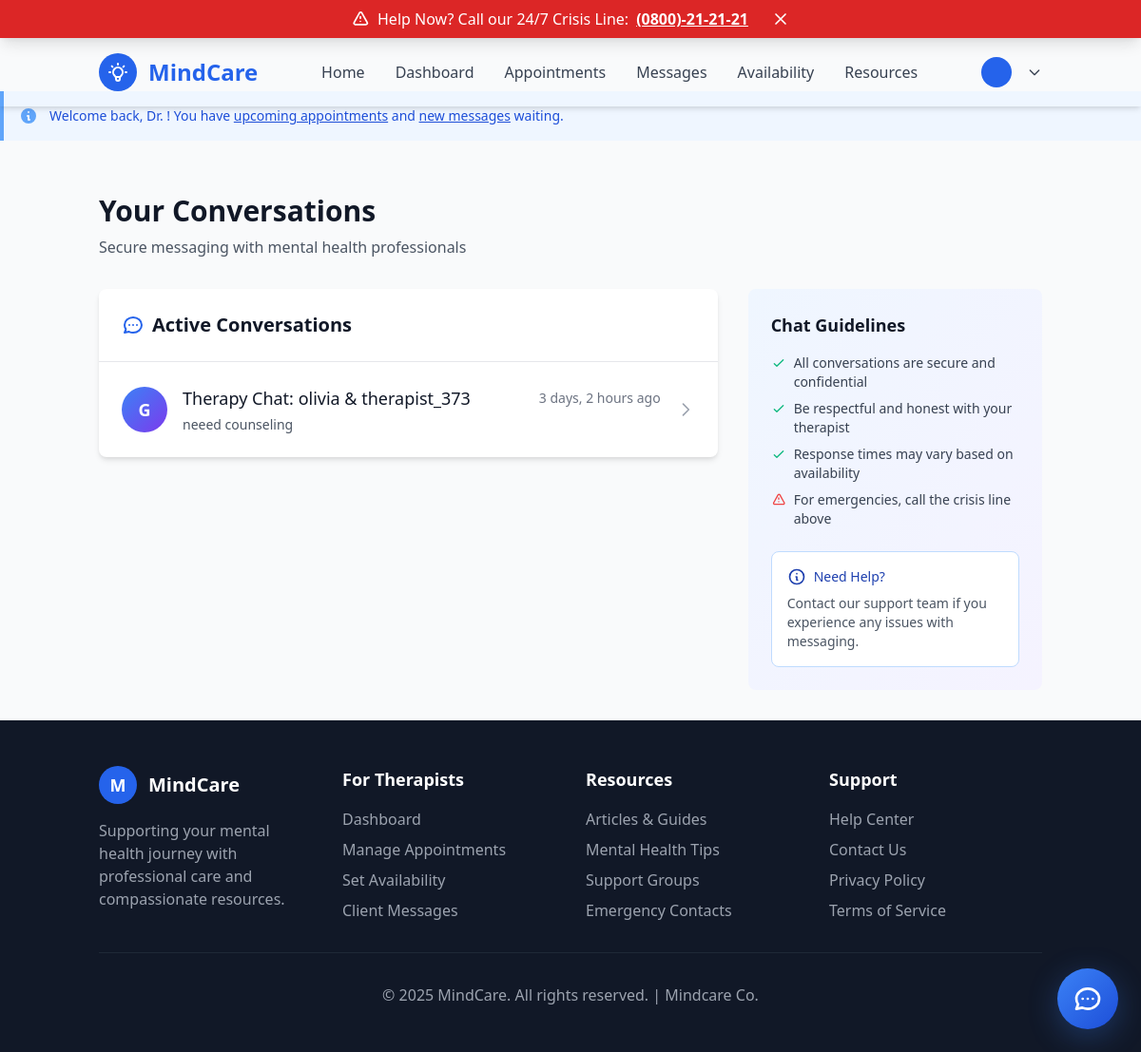
The page /messaging/ (signed in) on the database as committed earlier.
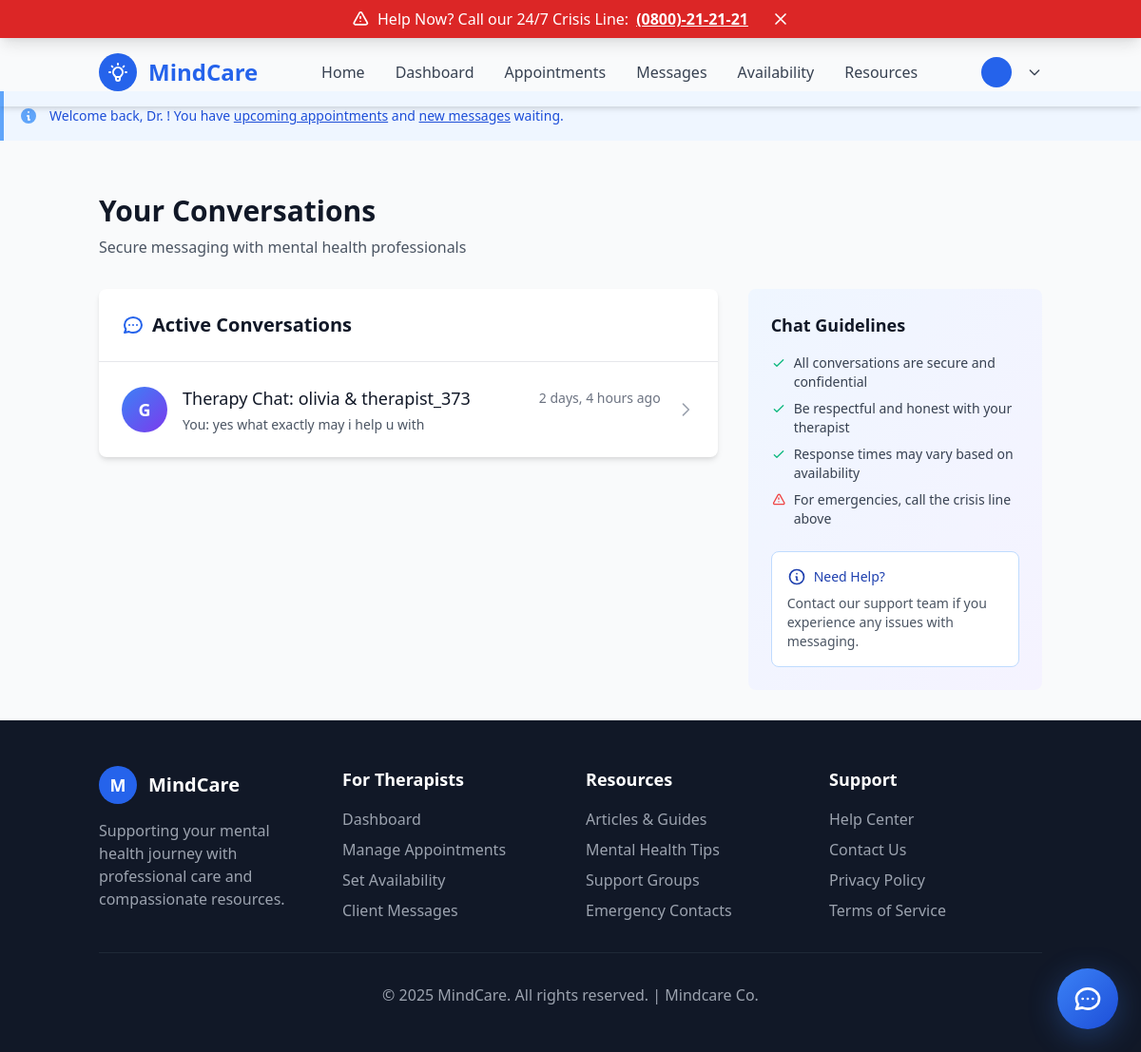
The same page on the database as committed later.
### messaging/models.py (models this page shows, shortened)
class ChatRoom(models.Model):
    ROOM_TYPES = [
        ('therapy', 'Therapy Session'),
        ('community', 'Community Chat'),
        ('group', 'Group Session'),
    ]
    id = models.UUIDField(primary_key=True, default=uuid.uuid4, editable=False)
    name = models.CharField(max_length=200, blank=True)
    room_type = models.CharField(max_length=20, choices=ROOM_TYPES, default='therapy')
    participants = models.ManyToManyField(User, related_name='chat_rooms', blank=True)
    is_active = models.BooleanField(default=True)
    created_at = models.DateTimeField(auto_now_add=True)
    updated_at = models.DateTimeField(auto_now=True)
    appointment = models.ForeignKey(
        'appointments.Appointment',
        on_delete=models.SET_NULL,
        null=True,
        blank=True,
        related_name='chat_room'
    )
    class Meta:
        ordering = ['-updated_at']

class Message(models.Model):
    MESSAGE_TYPES = [
        ('text', 'Text Message'),
        ('image', 'Image'),
        ('file', 'File'),
        ('system', 'System Message'),
    ]
    id = models.UUIDField(primary_key=True, default=uuid.uuid4, editable=False)
    room = models.ForeignKey(ChatRoom, on_delete=models.CASCADE, related_name='messages')
    sender = models.ForeignKey(User, on_delete=models.CASCADE, related_name='sent_messages')
    message_type = models.CharField(max_length=20, choices=MESSAGE_TYPES, default='text')
    content = models.TextField(blank=True)
    attachment = models.FileField(upload_to='chat_attachments/', blank=True, null=True)
    is_read = models.BooleanField(default=False)
    is_deleted = models.BooleanField(default=False)
    is_edited = models.BooleanField(default=False)
    sent_at = models.DateTimeField(auto_now_add=True)
    edited_at = models.DateTimeField(null=True, blank=True)
    reply_to = models.ForeignKey('self', on_delete=models.CASCADE, null=True, blank=True, related_name='replies')
    class Meta:
        ordering = ['sent_at']

### messaging/views.py (the view, shortened to what this page needs)
# urls.py: path('', views.chat_dashboard, name='chat_dashboard'),
@login_required
def chat_dashboard(request):
    chat_rooms = ChatRoom.objects.filter(
        participants=request.user,
        is_active=True
    ).annotate(
        unread_count=Count(
            'messages',
            filter=Q(
                ~Q(messages__sender=request.user),
                ~Q(messages__read_statuses__user=request.user),
                messages__is_deleted=False,
            ),
            distinct=True
        ),
        latest_message_time=Max('messages__sent_at')
    ).order_by('-latest_message_time')
    available_therapists = []
    context = {
        'chat_rooms': chat_rooms,
        'available_therapists': available_therapists,
        'user_role': request.user.role,
    }
    return render(request, 'messaging/chat_dashboard.html', context)

### templates/messaging/chat_dashboard.html (shortened to what the changed rows need)
{% extends 'base.html' %}
{% load static %}
{% block content %}
<div class="container mx-auto px-4 py-8">
    <div class="mb-8">
        <div class="flex flex-col md:flex-row md:items-center md:justify-between">
            <div>
                <h1 class="text-3xl font-bold text-gray-900 mb-2">Your Conversations</h1>
            </div>
        </div>
    </div>
    <div class="grid grid-cols-1 lg:grid-cols-3 gap-8">
        <div class="lg:col-span-2">
            <div class="bg-white rounded-lg shadow-md overflow-hidden">
                <div class="p-6 border-b border-gray-200">
                    <h2 class="text-xl font-semibold text-gray-900 flex items-center">
                        Active Conversations
                    </h2>
                </div>
                {% if chat_rooms %}
                    <div class="divide-y divide-gray-200">
                        {% for room in chat_rooms %}
                        {% with other_participant=room.other_participant %}
                        <div class="chat-room-card p-6 hover:bg-gray-50 cursor-pointer" onclick="window.location.href='{% url 'messaging:chat_room' room.id %}'">
                            <div class="flex items-center justify-between">
                                <div class="flex items-center flex-1 min-w-0">
                                    <div class="avatar-wrapper">
                                        <div class="w-12 h-12 bg-gradient-to-br from-blue-500 to-purple-600 rounded-full flex items-center justify-center flex-shrink-0">
                                            <span class="text-white font-semibold text-lg">
                                                {% if other_participant %}
                                                    {{ other_participant.first_name|first|default:other_participant.username|first }}
                                                {% else %}
                                                    G
                                                {% endif %}
                                            </span>
                                        </div>
                                    </div>
                                    <div class="ml-4 flex-1 min-w-0">
                                        <div class="flex items-center justify-between">
                                            <h3 class="text-lg font-medium text-gray-900 truncate">
                                                {% if other_participant %}
                                                    {{ other_participant.first_name }} {{ other_participant.last_name|default:"" }}
                                                    {% if other_participant.role == 'therapist' %}
                                                        <span class="text-sm text-blue-600 font-medium ml-2">Therapist</span>
                                                    {% endif %}
                                                {% else %}
                                                    {{ room.name }}
                                                {% endif %}
                                            </h3>
                                            <div class="flex items-center space-x-2">
                                                {% if room.latest_message_time %}
                                                <span class="text-sm text-gray-500">
                                                    {{ room.latest_message_time|timesince }} ago
                                                </span>
                                                {% endif %}
                                            </div>
                                        </div>
                                        {% with last_message=room.messages.last %}
                                        {% if last_message %}
                                        <p class="text-sm text-gray-600 truncate mt-1">
                                            {% if last_message.sender == request.user %}
                                                <span class="font-medium">You:</span>
                                            {% endif %}
                                            {{ last_message.content }}
                                        </p>
                                        {% else %}
                                        <p class="text-sm text-gray-400 italic mt-1">No messages yet</p>
                                        {% endif %}
                                        {% endwith %}
                                    </div>
                                </div>
                                <div class="ml-4">
                                    <svg class="w-5 h-5 text-gray-400" fill="none" stroke="currentColor" viewBox="0 0 24 24">
                                        <path stroke-linecap="round" stroke-linejoin="round" stroke-width="2" d="M9 5l7 7-7 7"></path>
                                    </svg>
                                </div>
                            </div>
                        </div>
                        {% endwith %}
                        {% endfor %}
                    </div>
                {% endif %}
            </div>
        </div>
    </div>
</div>
{% endblock %}

Rows that differ between the two databases and show on the page:
changed ChatRoom "Therapy Chat: olivia & therapist_373": latest_message_time "3 days, 2 hours" → "2 days, 4 hours"; messages.last.content "neeed counseling" → "yes what exactly may i help u with"; now shows "You:"
